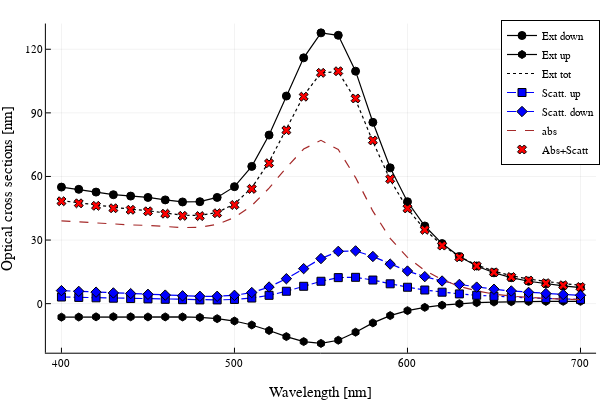

Notebook cell for this chart:
### Code cell
plot(λArr,σEXTd, label="Ext down",lw=1.2,c=:black,mark=:circle)
plot!(λArr,σEXTu, label="Ext up",lw=1.2,c=:black,mark=:hexagon)
plot!(λArr,σEXTu+σEXTd, label="Ext tot",lw=1.2,c=:black,ls=:dot)
plot!(λArr,σOUPu, label="Scatt. up",lw=1.2,c=:blue,ls=:dashdot,mark=:rect)
plot!(λArr,σOUPd, label="Scatt. down",lw=1.2,c=:blue,ls=:dashdot,mark=:diamond)
plot!(λArr,σₐArr, label="abs",lw=1.2,c=:brown ,ls=:dash)
scatter!(λArr,σₐArr+σOUPd+σOUPu,label="Abs+Scatt",c=:red,mark=:xcross,xlabel="Wavelength [nm]",  ylabel="Optical cross sections [nm]")

### Figure 1 — Plotly figure (JSON) as saved in the notebook; plotly's stock layout.template omitted (floating-point values rounded to 4 significant figures)
{"data": [{"colorbar": {"len": 0.9143, "title": {"text": ""}, "x": 0.9934, "y": 0.533}, "legendgroup": "Ext down", "line": {"color": "rgba(0, 0, 0, 1)", "dash": "solid", "shape": "linear", "width": 1.2}, "marker": {"color": "rgba(0, 0, 0, 1)", "line": {"color": "rgba(0, 0, 0, 1)", "width": 1}, "size": 8, "symbol": "circle"}, "mode": "lines+markers", "name": "Ext down", "showlegend": true, "type": "scatter", "x": [400, 410, 420, 430, 440, 450, 460, 470, 480, 490, 500, 510, 520, 530, 540, 550, 560, 570, 580, 590, 600, 610, 620, 630, 640, 650, 660, 670, 680, 690, 700], "xaxis": "x", "y": [54.98, 53.93, 52.63, 51.39, 50.74, 50.11, 48.94, 47.97, 48.1, 50.1, 55.19, 64.75, 79.53, 97.93, 116.0, 127.7, 126.6, 109.7, 85.54, 64.07, 48.08, 36.63, 28.33, 22.22, 17.77, 14.55, 12.25, 10.58, 9.33, 8.358, 7.572], "yaxis": "y"}, {"colorbar": {"len": 0.9143, "title": {"text": ""}, "x": 0.9934, "y": 0.533}, "legendgroup": "Ext up", "line": {"color": "rgba(0, 0, 0, 1)", "dash": "solid", "shape": "linear", "width": 1.2}, "marker": {"color": "rgba(0, 0, 0, 1)", "line": {"color": "rgba(0, 0, 0, 1)", "width": 1}, "size": 8, "symbol": "hexagon"}, "mode": "lines+markers", "name": "Ext up", "showlegend": true, "type": "scatter", "x": [400, 410, 420, 430, 440, 450, 460, 470, 480, 490, 500, 510, 520, 530, 540, 550, 560, 570, 580, 590, 600, 610, 620, 630, 640, 650, 660, 670, 680, 690, 700], "xaxis": "x", "y": [-6.373, -6.324, -6.228, -6.153, -6.209, -6.279, -6.249, -6.26, -6.493, -7.076, -8.202, -10.06, -12.67, -15.54, -17.88, -18.75, -17.26, -13.46, -9.089, -5.638, -3.297, -1.751, -0.7122, -0.005921, 0.4593, 0.7527, 0.9263, 1.02, 1.065, 1.084, 1.086], "yaxis": "y"}, {"colorbar": {"len": 0.9143, "title": {"text": ""}, "x": 0.9934, "y": 0.533}, "legendgroup": "Ext tot", "line": {"color": "rgba(0, 0, 0, 1)", "dash": "dot", "shape": "linear", "width": 1.2}, "mode": "lines", "name": "Ext tot", "showlegend": true, "type": "scatter", "x": [400, 410, 420, 430, 440, 450, 460, 470, 480, 490, 500, 510, 520, 530, 540, 550, 560, 570, 580, 590, 600, 610, 620, 630, 640, 650, 660, 670, 680, 690, 700], "xaxis": "x", "y": [48.6, 47.6, 46.4, 45.24, 44.53, 43.83, 42.69, 41.71, 41.61, 43.03, 46.99, 54.69, 66.86, 82.39, 98.07, 109.0, 109.3, 96.21, 76.45, 58.43, 44.79, 34.88, 27.62, 22.21, 18.23, 15.31, 13.17, 11.6, 10.4, 9.441, 8.657], "yaxis": "y"}, {"colorbar": {"len": 0.9143, "title": {"text": ""}, "x": 0.9934, "y": 0.533}, "legendgroup": "Scatt. up", "line": {"color": "rgba(0, 0, 255, 1.000)", "dash": "dashdot", "shape": "linear", "width": 1.2}, "marker": {"color": "rgba(0, 0, 255, 1.000)", "line": {"color": "rgba(0, 0, 0, 1)", "width": 1}, "size": 8, "symbol": "square"}, "mode": "lines+markers", "name": "Scatt. up", "showlegend": true, "type": "scatter", "x": [400, 410, 420, 430, 440, 450, 460, 470, 480, 490, 500, 510, 520, 530, 540, 550, 560, 570, 580, 590, 600, 610, 620, 630, 640, 650, 660, 670, 680, 690, 700], "xaxis": "x", "y": [3.133, 2.95, 2.758, 2.568, 2.401, 2.234, 2.046, 1.875, 1.761, 1.764, 1.996, 2.644, 3.92, 5.842, 8.189, 10.56, 12.28, 12.42, 11.14, 9.363, 7.741, 6.431, 5.405, 4.6, 3.965, 3.458, 3.05, 2.717, 2.441, 2.21, 2.012], "yaxis": "y"}, {"colorbar": {"len": 0.9143, "title": {"text": ""}, "x": 0.9934, "y": 0.533}, "legendgroup": "Scatt. down", "line": {"color": "rgba(0, 0, 255, 1.000)", "dash": "dashdot", "shape": "linear", "width": 1.2}, "marker": {"color": "rgba(0, 0, 255, 1.000)", "line": {"color": "rgba(0, 0, 0, 1)", "width": 1}, "size": 8, "symbol": "diamond"}, "mode": "lines+markers", "name": "Scatt. down", "showlegend": true, "type": "scatter", "x": [400, 410, 420, 430, 440, 450, 460, 470, 480, 490, 500, 510, 520, 530, 540, 550, 560, 570, 580, 590, 600, 610, 620, 630, 640, 650, 660, 670, 680, 690, 700], "xaxis": "x", "y": [6.148, 5.795, 5.422, 5.054, 4.728, 4.401, 4.033, 3.696, 3.471, 3.473, 3.934, 5.243, 7.849, 11.77, 16.51, 21.26, 24.67, 24.89, 22.24, 18.65, 15.37, 12.74, 10.68, 9.075, 7.805, 6.796, 5.985, 5.325, 4.779, 4.32, 3.93], "yaxis": "y"}, {"colorbar": {"len": 0.9143, "title": {"text": ""}, "x": 0.9934, "y": 0.533}, "legendgroup": "abs", "line": {"color": "rgba(165, 42, 42, 1.000)", "dash": "dash", "shape": "linear", "width": 1.2}, "mode": "lines", "name": "abs", "showlegend": true, "type": "scatter", "x": [400, 410, 420, 430, 440, 450, 460, 470, 480, 490, 500, 510, 520, 530, 540, 550, 560, 570, 580, 590, 600, 610, 620, 630, 640, 650, 660, 670, 680, 690, 700], "xaxis": "x", "y": [39.03, 38.58, 37.97, 37.38, 37.15, 36.92, 36.34, 35.86, 36.06, 37.42, 40.61, 46.25, 54.47, 64.17, 72.92, 77.05, 72.69, 59.47, 43.62, 30.77, 21.8, 15.65, 11.31, 8.193, 6.007, 4.516, 3.527, 2.884, 2.449, 2.138, 1.9], "yaxis": "y"}, {"colorbar": {"len": 0.9143, "title": {"text": ""}, "x": 0.9934, "y": 0.533}, "legendgroup": "Abs+Scatt", "marker": {"color": "rgba(255, 0, 0, 1.000)", "line": {"color": "rgba(0, 0, 0, 1)", "width": 1}, "size": 8, "symbol": "x"}, "mode": "markers", "name": "Abs+Scatt", "showlegend": true, "type": "scatter", "x": [400, 410, 420, 430, 440, 450, 460, 470, 480, 490, 500, 510, 520, 530, 540, 550, 560, 570, 580, 590, 600, 610, 620, 630, 640, 650, 660, 670, 680, 690, 700], "xaxis": "x", "y": [48.31, 47.32, 46.15, 45.0, 44.28, 43.56, 42.42, 41.43, 41.3, 42.66, 46.54, 54.14, 66.24, 81.78, 97.62, 108.9, 109.6, 96.78, 77.0, 58.78, 44.92, 34.82, 27.4, 21.87, 17.78, 14.77, 12.56, 10.93, 9.67, 8.668, 7.841], "yaxis": "y"}], "layout": {"annotations": [], "height": 400, "legend": {"bgcolor": "rgba(255, 255, 255, 1.000)", "bordercolor": "rgba(0, 0, 0, 1)", "borderwidth": 1, "font": {"color": "rgba(0, 0, 0, 1)", "family": "sans-serif", "size": 11}, "title": {"font": {"color": "rgba(0, 0, 0, 1)", "family": "sans-serif", "size": 15}, "text": ""}, "tracegroupgap": 0, "traceorder": "normal", "x": 1, "xanchor": "auto", "y": 1, "yanchor": "auto"}, "margin": {"b": 20, "l": 0, "r": 0, "t": 20}, "paper_bgcolor": "rgba(255, 255, 255, 1.000)", "plot_bgcolor": "rgba(255, 255, 255, 1.000)", "showlegend": true, "width": 600, "xaxis": {"anchor": "y", "domain": [0.07647, 0.9934], "gridcolor": "rgba(0, 0, 0, 0.1)", "gridwidth": 0.5, "linecolor": "rgba(0, 0, 0, 1)", "mirror": false, "range": [391, 709], "showgrid": true, "showline": true, "showticklabels": true, "tickangle": 0, "tickcolor": "rgb(0, 0, 0)", "tickfont": {"color": "rgba(0, 0, 0, 1)", "family": "sans-serif", "size": 11}, "tickmode": "array", "ticks": "inside", "ticktext": ["400", "500", "600", "700"], "tickvals": [400, 500, 600, 700], "title": {"font": {"color": "rgba(0, 0, 0, 1)", "family": "sans-serif", "size": 15}, "text": "Wavelength [nm]"}, "type": "linear", "visible": true, "zeroline": false, "zerolinecolor": "rgba(0, 0, 0, 1)"}, "yaxis": {"anchor": "x", "domain": [0.07581, 0.9902], "gridcolor": "rgba(0, 0, 0, 0.1)", "gridwidth": 0.5, "linecolor": "rgba(0, 0, 0, 1)", "mirror": false, "range": [-23.14, 132.1], "showgrid": true, "showline": true, "showticklabels": true, "tickangle": 0, "tickcolor": "rgb(0, 0, 0)", "tickfont": {"color": "rgba(0, 0, 0, 1)", "family": "sans-serif", "size": 11}, "tickmode": "array", "ticks": "inside", "ticktext": ["0", "30", "60", "90", "120"], "tickvals": [0, 30, 60, 90, 120], "title": {"font": {"color": "rgba(0, 0, 0, 1)", "family": "sans-serif", "size": 15}, "text": "Optical cross sections [nm]"}, "type": "linear", "visible": true, "zeroline": false, "zerolinecolor": "rgba(0, 0, 0, 1)"}}}
